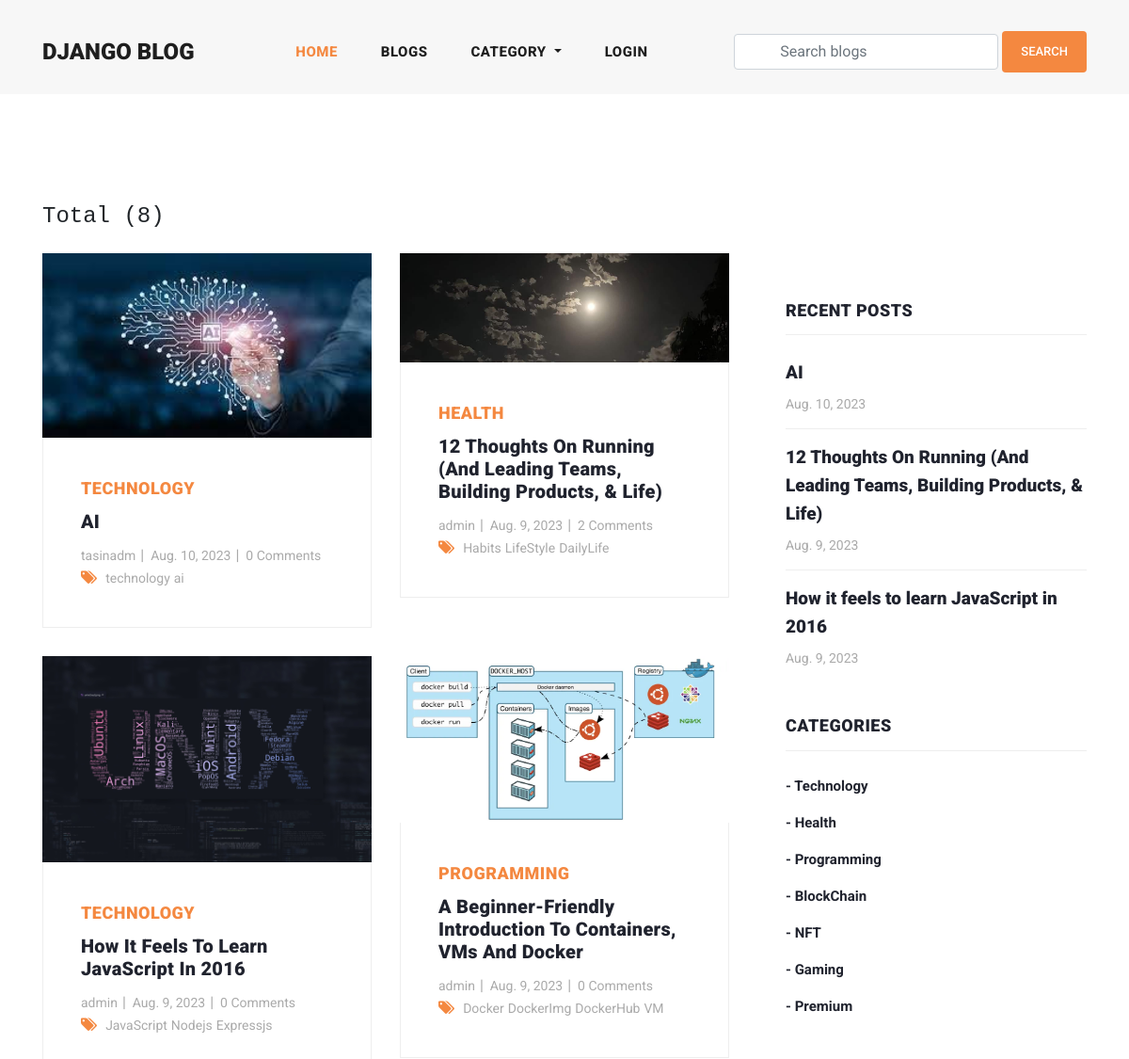
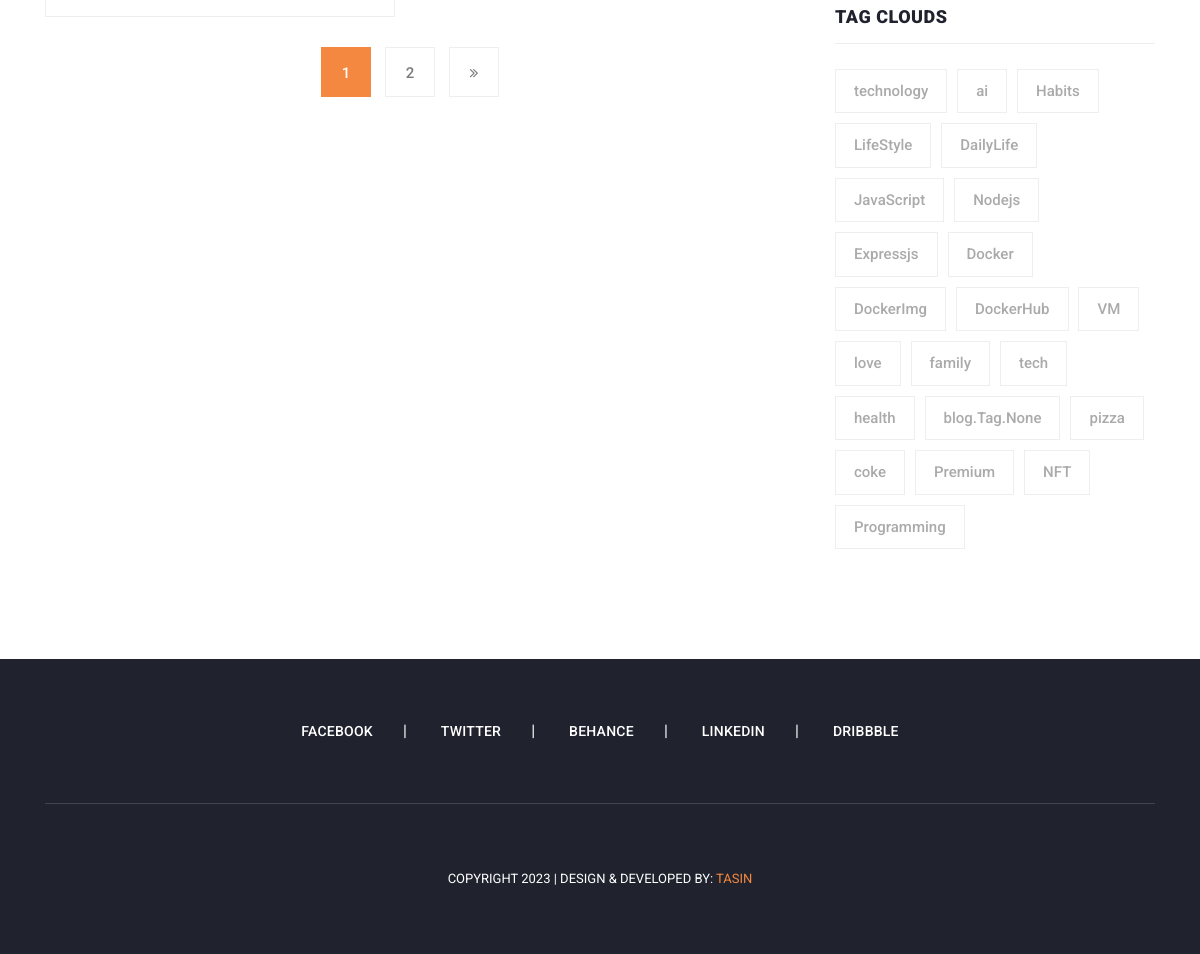
The app's page /blogs/ with its own data (2 pictures, top to bottom).
### blog/models.py (models this page shows, shortened)
class Blog(models.Model):
    user = models.ForeignKey(
        User,
        related_name='user_blogs',
        on_delete=models.CASCADE
    )
    category = models.ForeignKey(
        Category,
        related_name='category_blogs',
        on_delete=models.CASCADE
    )
    tags = models.ManyToManyField(
        Tag,
        related_name='tag_blogs',
        blank=True
    )
    likes = models.ManyToManyField(
        User,
        related_name='user_likes',
        blank=True
    )
    title = models.CharField(
        max_length=250
    )
    slug = models.SlugField(null=True, blank=True)
    banner = models.ImageField(upload_to='blog_banners')
    description = RichTextField()
    created_date = models.DateField(auto_now_add=True)
    is_premium = models.BooleanField(default=False)

class Category(models.Model):
    title = models.CharField(max_length=150, unique=True)
    is_premium = models.BooleanField(default=False)  # Add this field
    slug = models.SlugField(null=True, blank=True)
    created_date = models.DateField(auto_now_add=True)

class Tag(models.Model):
    title = models.CharField(max_length=150)
    slug = models.SlugField(null=True, blank=True)
    created_date = models.DateField(auto_now_add=True)

### user_profile/models.py (models this page shows, shortened)
class User(AbstractUser):
    email = models.EmailField(
        max_length=150,
        unique=True,
        error_messages={
            "unique": "The email must be unique"
        }
    )
    profile_image = models.ImageField(
        null=True,
        blank=True,
        upload_to="profile_images"
    )
    followers = models.ManyToManyField("Follow")
    REQUIRED_FIELDS = ["email"]
    objects = CustomUserManager()

### blog/views.py (the view)
# urls.py: path('blogs/', blogs, name='blogs'),
def blogs(request):
    queryset = Blog.objects.order_by('-created_date')
    tags = Tag.objects.order_by('-created_date')
    page = request.GET.get('page', 1)
    paginator = Paginator(queryset, 4)
    try:
        blogs = paginator.page(page)
    except EmptyPage:
        blogs = paginator.page(1)
    except PageNotAnInteger:
        blogs = paginator.page(1)
        return redirect('blogs')
    context = {
        "blogs": blogs,
        "tags": tags,
        "paginator": paginator
    }
    return render(request, 'blogs.html', context)

### blog/context_processors.py (called while the page is built)
def get_all_categories(request):
    categories = Category.objects.all()
    context = {
        "categories": categories
    }
    return context

### user_profile/context_processors.py (called while the page is built, shortened)
def user_notifications(request):
    context = {}
    return context

### templates/blogs.html (shortened to what this page needs)
{% extends 'base.html' %}
{% load static %}
{% block content %}
    <section class="blog-posts grid-system">
      <div class="container">
        <div class="row">
          <div class="col-md-8 py-3 mb-2">
            <h4 class="text-monospace">Total ({{paginator.object_list.count}})</h4>
          </div>
          <div class="col-lg-8">
            <div class="all-blog-posts">
              <div class="row">
                {% for blog in blogs %}
                {% include 'blog_card.html' %}
                {% endfor %}
                <div class="col-lg-12">
                  {% include 'pagination.html' %}
                </div>
              </div>
            </div>
          </div>
          {% include 'sidebar.html' %}
        </div>
      </div>
    </section>
{% endblock content %}

### templates/blog_card.html
{% load static %}
<div class="col-lg-6">
    <div class="blog-post">
      <div class="blog-thumb">
        <img src="{{blog.banner.url}}" alt="">
      </div>
      <div class="down-content">
        <span>{{blog.category.title}}</span>
        <a href="{% url 'blog_details' blog.slug %}"><h4>{{blog.title}}</h4></a>
        <ul class="post-info">
          <li><a href="{% url 'view_user_information' blog.user.username %}">{{blog.user.username}}</a></li>
          <li><a href="#">{{blog.created_date}}</a></li>
          <li><a href="#">{{blog.blog_comments.all.count}} Comments</a></li>
        </ul>
        <div class="post-options">
          <div class="row">
            <div class="col-lg-12">
              <ul class="post-tags">
                <li><i class="fa fa-tags"></i></li>
                {% if blog.tags.all.count > 0 %}
                {% for tag in blog.tags.all %}
                <li><a href="#">{{tag.title}}</a></li>
                {% endfor %}
                {% else %}
                None
                {% endif %}
              </ul>
            </div>
          </div>
        </div>
      </div>
    </div>
  </div>

### templates/sidebar.html
<div class="col-lg-4">
    <div class="sidebar">
      <div class="row">
        <div class="col-lg-12">
          <div class="sidebar-item recent-posts">
            <div class="sidebar-heading">
              <h2>Recent Posts</h2>
            </div>
            <div class="content">
              <ul>
                {% for blog in blogs|slice:"3" %}
                <li><a href="{% url 'blog_details' blog.slug %}">
                  <h5>{{blog.title}}</h5>
                  <span>{{blog.created_date}}</span>
                </a></li>
                {% endfor %}
              </ul>
            </div>
          </div>
        </div>
        <div class="col-lg-12">
          <div class="sidebar-item categories">
            <div class="sidebar-heading">
              <h2>Categories</h2>
            </div>
            <div class="content">
              <ul>
                {% for category in categories %}
                <li><a href="{% url 'category_blogs' category.slug %}">- {{category.title}}</a></li>
                {% endfor %}
              </ul>
            </div>
          </div>
        </div>
        <div class="col-lg-12">
          <div class="sidebar-item tags">
            <div class="sidebar-heading">
              <h2>Tag Clouds</h2>
            </div>
            <div class="content">
              <ul>
                {% for tag in tags %}
                <li><a href="{% url 'tag_blogs' tag.slug %}">{{tag.title}}</a></li>
                {% endfor %}
              </ul>
            </div>
          </div>
        </div>
      </div>
    </div>
  </div>

### assets/css/templatemo-stand-blog.css (style rules this page uses)
body { font-family: 'Roboto', sans-serif; overflow-x: hidden; text-rendering: optimizeLegibility; -webkit-font-smoothing: antialiased; -moz-osx-font-smoothing: grayscale; }
a { text-decoration: none!important; }
ul { padding: 0; margin: 0; list-style: none; }
h1,h2,h3,h4,h5,h6 { margin: 0px; }
.blog-posts { margin-top: 100px; }
.blog-posts .blog-post { margin-bottom: 30px; }
.blog-posts .blog-thumb img { width: 100%; overflow: hidden; }
.blog-posts .down-content { padding: 40px; border-right: 1px solid #eee; border-left: 1px solid #eee; border-bottom: 1px solid #eee; }
.blog-posts .down-content span { font-size: 18px; text-transform: uppercase; letter-spacing: 0.5px; font-weight: 900; color: #f48840; }
.blog-posts .down-content h4 { font-size: 24px; text-transform: capitalize; letter-spacing: 0.5px; font-weight: 900; color: #20232e; margin: 10px 0px 12px 0px; }
.blog-posts .down-content ul.post-info li { display: inline-block; margin-right: 8px; }
.blog-posts .down-content ul.post-info li:after { content: '|'; color: #aaa; margin-left: 8px; }
.blog-posts .down-content h4 { font-size: 20px; letter-spacing: 0.25px; }
.grid-system .down-content ul.post-info li { margin-right: 3px; }
.grid-system .down-content ul.post-info li:after { margin-left: 5px; }
.blog-posts .down-content ul.post-info li:last-child::after { display: none; }
.blog-posts .down-content ul.post-info li a { font-size: 14px; color: #aaa; font-weight: 400; transition: all .3s; }
.blog-posts .down-content ul.post-tags li, .blog-posts .down-content ul.post-share li { display: inline-block; }
.blog-posts .down-content ul.post-tags li:first-child i, .blog-posts .down-content ul.post-share li:first-child i { color: #f48840; margin-right: 5px; }
.blog-posts .down-content ul.post-tags li, .blog-posts .down-content ul.post-share li { color: #aaa; }
.blog-posts .down-content ul.post-tags li a, .blog-posts .down-content ul.post-share li a { font-size: 14px; color: #aaa; font-weight: 400; transition: all .3s; }
.blog-posts .sidebar-heading h2 { font-size: 18px; text-transform: uppercase; font-weight: 900; letter-spacing: 0.5px; color: #20232e; border-bottom: 1px solid #eee; padding-bottom: 15px; margin-bottom: 25px; }
.sidebar { margin-left: 30px; }
.sidebar .sidebar-item { margin-top: 50px; }
.sidebar .sidebar-heading h2 { font-size: 18px; text-transform: uppercase; font-weight: 900; letter-spacing: 0.5px; color: #20232e; border-bottom: 1px solid #eee; padding-bottom: 15px; margin-bottom: 25px; }
.sidebar .recent-posts ul li { margin-bottom: 15px; padding-bottom: 15px; border-bottom: 1px solid #eee; }
.sidebar .recent-posts ul li:last-child { margin-bottom: 0px; padding-bottom: 0px; border-bottom: none; }
.sidebar .recent-posts ul li h5 { font-size: 19px; font-weight: 900; color: #20232e; line-height: 30px; transition: all 0.3s; }
.sidebar .recent-posts ul li span { display: block; font-size: 14px; color: #aaa; margin-top: 8px; }
.sidebar .categories ul li { margin-bottom: 15px; }
.sidebar .categories ul li:last-child { margin-bottom: 0px; }
.sidebar .categories ul li a { font-size: 15px; font-weight: 700; color: #20232e; transition: all .3s; }
.sidebar .tags ul li { margin-right: 6px; display: inline-block; }
.sidebar .tags ul li { margin-bottom: 10px; }
.sidebar .tags ul li a { font-size: 15px; font-weight: 500; color: #aaa; display: inline-block; border: 1px solid #eee; padding: 10px 18px; transition: all .3s; }

### records on screen
Blog: banner (picture), category "TECHNOLOGY", title "AI", user.username "tasinadm", created_date "Aug. 10, 2023", blog_comments.all.count "0"
Tag: title "technology"
Tag: title "ai"
Blog: banner (picture), category "HEALTH", title "12 Thoughts On Running (And Leading Teams, Building Products, & Life)", user.username "admin", created_date "Aug. 9, 2023", blog_comments.all.count "2"
Tag: title "Habits"
Tag: title "LifeStyle"
Tag: title "DailyLife"
Blog: banner (picture), category "TECHNOLOGY", title "How It Feels To Learn JavaScript In 2016", user.username "admin", created_date "Aug. 9, 2023", blog_comments.all.count "0", title "How it feels to learn JavaScript in 2016"
Tag: title "JavaScript"
Tag: title "Nodejs"
Tag: title "Expressjs"
Blog: banner (picture), category "PROGRAMMING", title "A Beginner-Friendly Introduction To Containers, VMs And Docker", user.username "admin", created_date "Aug. 9, 2023", blog_comments.all.count "0"
Tag: title "Docker"
Tag: title "DockerImg"
Tag: title "DockerHub"
Tag: title "VM"
Category: title "Technology"
Category: title "Health"
Category: title "Programming"
Category: title "BlockChain"
Category: title "NFT"
Category: title "Gaming"
Category: title "Premium"
Tag: title "love"
Tag: title "family"
Tag: title "tech"
Tag: title "health"
Tag: title "blog.Tag.None"
Tag: title "pizza"
Tag: title "coke"
Tag: title "Premium"
Tag: title "NFT"
Tag: title "Programming"

### other values on screen
{{ paginator.object_list.count }} "8"
{{ page }} "1"
{{ page }} "2"
